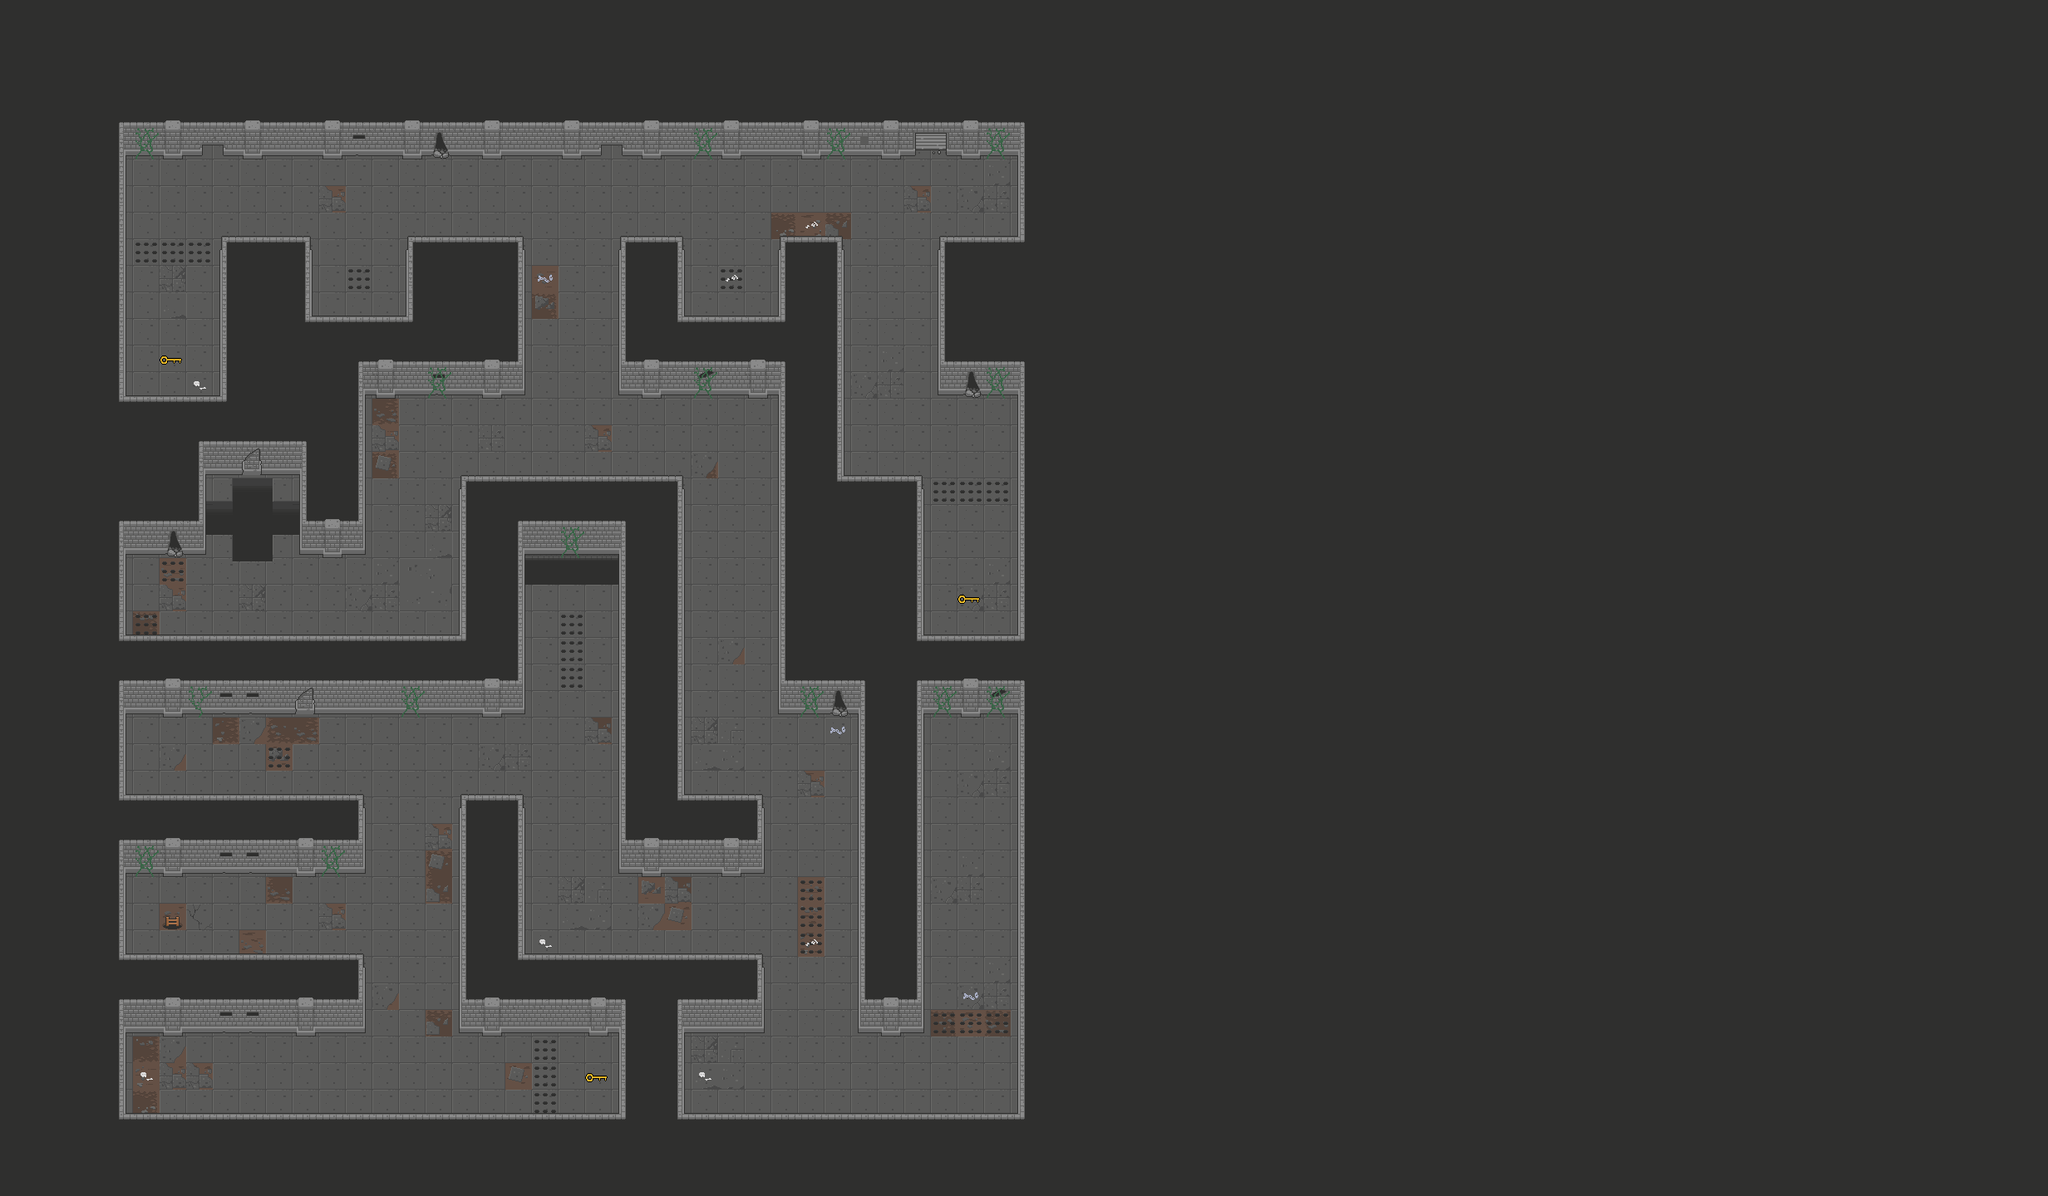

Rendered tile map (Tiled .tmx) drawn with the repository's tilesets; below, a short description and the map source with its tile grids summarised:
An orthogonal 77x45 tile map with 32x32 px tiles, 7 tile layers (Background, Ground, Tiles, Walls, ...) and 92 objects.

<map version="1.5" tiledversion="1.7.2" orientation="orthogonal" renderorder="right-down" width="77" height="45" tilewidth="32" tileheight="32" infinite="0" nextlayerid="14" nextobjectid="107">
 <tileset firstgid="1" source="../Tiles/Dungeon_Tileset.tsx" />
 <layer id="1" name="Background" width="77" height="45" locked="1">
  <data>[3465 cells, 3465 non-empty, 1 distinct tile ids]</data>
 </layer>
 <layer id="2" name="Ground" width="77" height="45" locked="1">
  <data>[3465 cells, 1059 non-empty, 10 distinct tile ids]</data>
 </layer>
 <layer id="3" name="Tiles" width="77" height="45" locked="1">
  <data>[3465 cells, 1001 non-empty, 55 distinct tile ids]</data>
 </layer>
 <layer id="4" name="Walls" width="77" height="45" locked="1">
  <data>[3465 cells, 690 non-empty, 45 distinct tile ids]</data>
 </layer>
 <layer id="5" name="Traps" width="77" height="45" locked="1">
  <data>[3465 cells, 23 non-empty, 1 distinct tile ids]</data>
 </layer>
 <layer id="6" name="DecorativeObjects" width="77" height="45" locked="1">
  <data>[3465 cells, 47 non-empty, 12 distinct tile ids]</data>
 </layer>
 <layer id="7" name="Objects" width="77" height="45" locked="1">
  <data>[3465 cells, 3 non-empty, 1 distinct tile ids]</data>
 </layer>
 <objectgroup id="8" name="Collisions" visible="0" locked="1">
  <object id="7" x="142.667" y="146.667" width="8.66667" height="337.333" />
  <object id="9" x="142" y="476" width="131.333" height="8.66667" />
  <object id="10" x="265.333" y="284" width="8" height="200.667" />
  <object id="11" x="265.333" y="284" width="108" height="7.33333" />
  <object id="12" x="367.333" y="283.333" width="6" height="105.333" />
  <object id="13" x="366.667" y="379.333" width="130" height="7.33333" />
  <object id="14" x="489.333" y="284" width="8.66667" height="102" />
  <object id="15" x="489.333" y="283.333" width="140" height="8.66667" />
  <object id="16" x="623.333" y="282.667" width="6" height="196.667" />
  <object id="17" x="431.333" y="434.667" width="198" height="44.6667" />
  <object id="18" x="430.667" y="432.667" width="8.66667" height="239.333" />
  <object id="19" x="360.667" y="626.667" width="78.6667" height="44.6667" />
  <object id="20" x="238.667" y="530.667" width="130" height="42.6667" />
  <object id="21" x="360.667" y="529.333" width="7.33333" height="142" />
  <object id="22" x="238" y="529.333" width="8" height="142" />
  <object id="23" x="144.667" y="626.667" width="101.333" height="45.3333" />
  <object id="24" x="246.667" y="573.333" width="114" height="70.6667" />
  <object id="25" x="278" y="642.667" width="50.6667" height="34" />
  <object id="26" x="144" y="626.667" width="6.66667" height="144" />
  <object id="28" x="143.333" y="764" width="418" height="8" />
  <object id="29" x="552.667" y="572.667" width="10" height="198.667" />
  <object id="30" x="552.667" y="572.667" width="270" height="7.33333" />
  <object id="31" x="816" y="572" width="6.66667" height="392.667" />
  <object id="32" x="815.333" y="956" width="102" height="8" />
  <object id="33" x="910" y="955.333" width="7.33333" height="95.3333" />
  <object id="34" x="744.667" y="1010" width="172.667" height="44.6667" />
  <object id="36" x="745" y="626.75" width="6.75" height="424.25" />
  <object id="37" x="623" y="626" width="129.333" height="46" />
  <object id="38" x="631.667" y="666.333" width="112.333" height="37.3333" />
  <object id="39" x="622.667" y="625.667" width="9" height="238.333" />
  <object id="40" x="143.333" y="818.667" width="488.667" height="44.6667" />
  <object id="41" x="142.667" y="817.333" width="8.66667" height="146" />
  <object id="42" x="142.667" y="955.333" width="294.667" height="9.33333" />
  <object id="44" x="430" y="955" width="7.5" height="99.5" />
  <object id="45" x="142.667" y="1010.67" width="295.333" height="43.3333" />
  <object id="46" x="141.333" y="1010" width="8.66667" height="144.667" />
  <object id="48" x="140" y="1147.33" width="297.333" height="8.66667" />
  <object id="51" x="430" y="1146.67" width="7.33333" height="101.333" />
  <object id="52" x="142.667" y="1203.33" width="295.333" height="44.6667" />
  <object id="53" x="142" y="1202.67" width="8.66667" height="144.667" />
  <object id="55" x="142" y="1340" width="610" height="9" />
  <object id="56" x="744.667" y="1202.33" width="8" height="147.333" />
  <object id="57" x="553" y="1202" width="200.333" height="45.3333" />
  <object id="58" x="552.667" y="956" width="10" height="291.333" />
  <object id="59" x="552" y="956" width="79.3333" height="6.66667" />
  <object id="60" x="622.667" y="955.333" width="8.66667" height="200" />
  <object id="61" x="622.667" y="1148" width="294.667" height="6.66667" />
  <object id="62" x="910" y="1148" width="7.33333" height="96.6667" />
  <object id="63" x="815.333" y="1203.33" width="102.667" height="41.3333" />
  <object id="64" x="814.667" y="1202" width="9.33333" height="146.667" />
  <object id="65" x="813.333" y="1340.67" width="420.667" height="6.66667" />
  <object id="66" x="1225.33" y="819.333" width="7.33333" height="528" />
  <object id="67" x="1104" y="818.667" width="128.667" height="44" />
  <object id="69" x="1104" y="818" width="8" height="430" />
  <object id="70" x="1033.33" y="1202.67" width="78.6667" height="44" />
  <object id="71" x="1034" y="818" width="6.66667" height="385.333" />
  <object id="72" x="937.333" y="817.333" width="103.333" height="42" />
  <object id="73" x="938" y="433.333" width="7.33333" height="424.667" />
  <object id="74" x="746" y="434.667" width="197.333" height="44.6667" />
  <object id="75" x="745.333" y="284" width="7.33333" height="194" />
  <object id="76" x="744.667" y="283.333" width="76.6667" height="9.33333" />
  <object id="78" x="814.667" y="283.333" width="6" height="104.667" />
  <object id="79" x="813.333" y="380.667" width="131.333" height="6" />
  <object id="80" x="937.333" y="284.667" width="7.33333" height="101.333" />
  <object id="81" x="936.667" y="283.333" width="77.3333" height="8" />
  <object id="82" x="1005.33" y="284" width="8.66667" height="296" />
  <object id="83" x="1004" y="570.667" width="105.333" height="8" />
  <object id="84" x="1102.67" y="570" width="6.66667" height="202.667" />
  <object id="85" x="1102.67" y="762.667" width="130" height="10" />
  <object id="86" x="1224.67" y="435.333" width="8" height="336.667" />
  <object id="87" x="1128.67" y="434" width="104" height="41.3333" />
  <object id="88" x="1128.67" y="284" width="8.66667" height="192" />
  <object id="90" x="1128" y="283.333" width="106" height="7.33333" />
  <object id="91" x="1225.33" y="145.333" width="6.66667" height="146" />
  <object id="92" x="1138" y="146.667" width="94" height="42.6667" />
  <object id="93" x="1101" y="145.333" width="37" height="14.3333" />
  <object id="95" x="141.5" y="145" width="959.75" height="46" />
 </objectgroup>
 <objectgroup id="10" name="MonsterPoints" visible="0" locked="1">
  <object id="102" x="449.333" y="197.333" width="27.6667" height="24" />
  <object id="103" x="481" y="514.5" width="29.5" height="27.5" />
  <object id="104" x="196" y="1279.33" width="28.6667" height="32" />
  <object id="105" x="671.5" y="1088" width="31.5" height="30.5" />
  <object id="106" x="1151.5" y="1150.5" width="32.5" height="33" />
 </objectgroup>
 <objectgroup id="9" name="MonsterRoutes" visible="0" locked="1">
  <object id="97" x="384" y="192" width="97.3333" height="127.333" />
  <object id="98" x="449" y="483" width="482" height="85" />
  <object id="99" x="644" y="1059" width="310" height="83" />
  </objectgroup>
 <objectgroup id="11" name="ExitPoint" visible="0" locked="1">
  <!-- 5 objects omitted --></objectgroup>
 <objectgroup id="12" name="StartPoint" visible="0" locked="1">
  <!-- 4 objects omitted --></objectgroup>
 <objectgroup id="13" name="ObjectCollisions" visible="0" locked="1">
  <!-- 3 objects omitted --></objectgroup>
</map>
<!-- 7 of 92 objects omitted -->